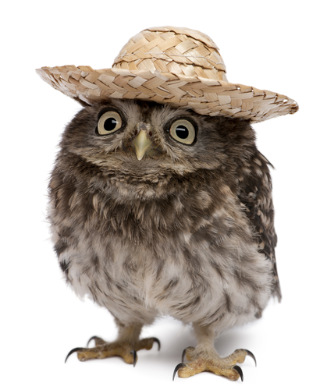
#> input picture test_images/bird.jpg, 320 x 390 px
$ python puzzle.py --image test_images/bird.jpg
#> lines starting #> are read from the running program, lines starting #| are printed output that depends on the picture
import argparse
import json
import random
from dataclasses import dataclass
from pathlib import Path

from PIL import Image, ImageOps


GRID_ROWS = 3
GRID_COLS = 3
TILE_SIZE = 128
SEED = 42


@dataclass
class Piece:
    image: Image.Image
    original_row: int
    original_col: int
    applied_rotation: int  # Δεξιόστροφες περιστροφές των 90°


def generate_puzzle(
    image_path: str,
    rows: int = GRID_ROWS,
    cols: int = GRID_COLS,
    seed: int | None = None,
) -> tuple[Image.Image, list[Piece]]:
#> called with image_path = 'test_images/bird.jpg', rows = 3, cols = 3, seed = 42
    if rows < 2 or cols < 2:
        raise ValueError("Οι γραμμές και οι στήλες πρέπει να είναι τουλάχιστον 2.")

    size = (cols * TILE_SIZE, rows * TILE_SIZE)

    with Image.open(image_path) as source:
#> source is the input picture: PIL image 320x390 RGB; mean R, G, B 191.6, 183.3, 175.9
        original = ImageOps.fit(source.convert("RGB"), size)
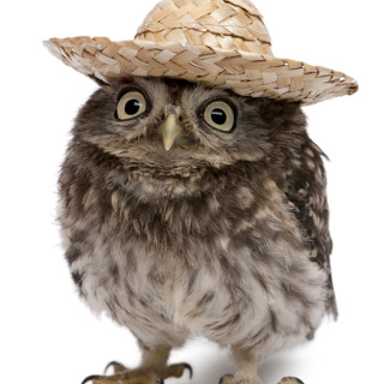
#> original: PIL image 384x384 RGB; mean R, G, B 180.3, 170.6, 162.2

    pieces = []

    for row in range(rows):
        for col in range(cols):
            x = col * TILE_SIZE
            y = row * TILE_SIZE
            tile = original.crop((x, y, x + TILE_SIZE, y + TILE_SIZE))
            pieces.append(Piece(tile, row, col, 0))
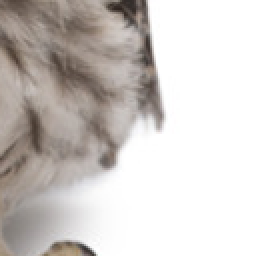
#> tile: PIL image 128x128 RGB (shown 2 times larger); mean R, G, B 206.3, 201.2, 197.9
#> after the loop, pieces = 9 items

    rng = random.Random(SEED if seed is None else seed)
    rng.shuffle(pieces)

    for piece in pieces:
        piece.applied_rotation = rng.randrange(4)
        piece.image = piece.image.rotate(-90 * piece.applied_rotation)
#> this loop made 9 passes
#> piece.applied_rotation on passes 1 to 9: 0, 3, 0, 0, 0, 1, 1, 0, 1
#> pass 1, in generate_puzzle, `piece.image = piece.image.rotate(-90 * piece.applied_rotation)`:
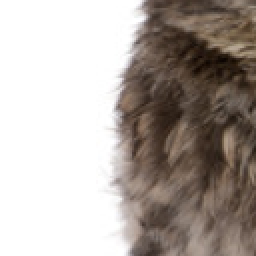
#> piece.image: PIL image 128x128 RGB (shown 2 times larger); mean R, G, B 176.6, 168.3, 162.5
#> pass 2, in generate_puzzle, `piece.image = piece.image.rotate(-90 * piece.applied_rotation)`:
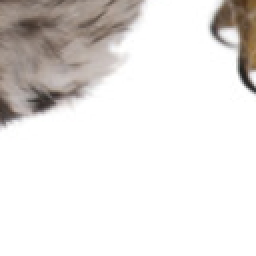
#> piece.image: PIL image 128x128 RGB (shown 2 times larger); mean R, G, B 229.9, 226.8, 224.8
#> pass 3, in generate_puzzle, `piece.image = piece.image.rotate(-90 * piece.applied_rotation)`:
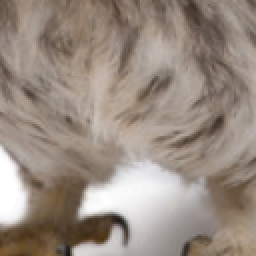
#> piece.image: PIL image 128x128 RGB (shown 2 times larger); mean R, G, B 153.2, 140.1, 129.6
#> after the loop:
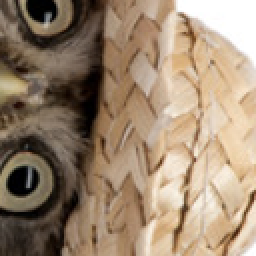
#> piece.image: PIL image 128x128 RGB (shown 2 times larger); mean R, G, B 155.5, 134.6, 112.3

    return original, pieces


def make_preview(
    pieces: list[Piece],
    rows: int = GRID_ROWS,
    cols: int = GRID_COLS,
) -> Image.Image:
    if len(pieces) != rows * cols:
        raise ValueError("Ο αριθμός κομματιών δεν ταιριάζει στο πλέγμα.")

    preview = Image.new(
        "RGB",
        (cols * TILE_SIZE, rows * TILE_SIZE),
    )

    for index, piece in enumerate(pieces):
        row, col = divmod(index, cols)
        preview.paste(
            piece.image,
            (col * TILE_SIZE, row * TILE_SIZE),
        )

    return preview


def save_puzzle(
    original: Image.Image,
    pieces: list[Piece],
    rows: int = GRID_ROWS,
    cols: int = GRID_COLS,
) -> None:
    if len(pieces) != rows * cols:
        raise ValueError("Ο αριθμός κομματιών δεν ταιριάζει στο πλέγμα.")

    output = Path("output")
    pieces_dir = output / "pieces"
    pieces_dir.mkdir(parents=True, exist_ok=True)

    # Αφαιρούμε κομμάτια προηγούμενου πλέγματος.
    for old_piece in pieces_dir.glob("piece_*.png"):
        old_piece.unlink()

    # Η προηγούμενη λύση δεν ισχύει για το νέο παζλ.
    for old_result in ("solution.json", "reconstructed.png"):
        (output / old_result).unlink(missing_ok=True)

    original.save(output / "original.png")
    make_preview(pieces, rows, cols).save(output / "shuffled.png")

    for index, piece in enumerate(pieces):
        piece.image.save(pieces_dir / f"piece_{index:02d}.png")

    ground_truth = [
        {
            "piece": index,
            "row": piece.original_row,
            "col": piece.original_col,
            "correct_turns": (-piece.applied_rotation) % 4,
        }
        for index, piece in enumerate(pieces)
    ]

    (output / "puzzle_config.json").write_text(
        json.dumps(
            {"rows": rows, "cols": cols, "tile_size": TILE_SIZE},
            indent=2,
        ),
        encoding="utf-8",
    )
    (output / "ground_truth.json").write_text(
        json.dumps(ground_truth, indent=2),
        encoding="utf-8",
    )

    print("Αποθηκεύτηκαν τα κομμάτια στον φάκελο output/pieces/")
    print("Η σωστή λύση, μόνο για αξιολόγηση:")

    for index, piece in enumerate(pieces):
        correction = (-piece.applied_rotation) % 4
        print(
            f"piece_{index:02d}: θέση "
            f"({piece.original_row}, {piece.original_col}), "
            f"διόρθωση περιστροφής {correction * 90}° δεξιόστροφα"
        )


if __name__ == "__main__":
    parser = argparse.ArgumentParser(description="Δημιουργία παζλ εικόνας")
    parser.add_argument("--image", default="input.jpg")
    parser.add_argument("--rows", type=int, default=GRID_ROWS)
    parser.add_argument("--cols", type=int, default=GRID_COLS)
    parser.add_argument("--seed", type=int, default=SEED)
    args = parser.parse_args()

    image_path = Path(args.image)
    if not image_path.exists():
        raise FileNotFoundError(f"Δεν βρέθηκε η εικόνα: {image_path}")

    original, pieces = generate_puzzle(
        str(image_path),
        args.rows,
        args.cols,
        args.seed,
    )
#> pieces = 9 items
    save_puzzle(original, pieces, args.rows, args.cols)
#> in make_preview, `preview = Image.new( "RGB", (cols * TILE_SIZE, rows * TILE_SIZE), )`: preview: PIL image 384x384 RGB; every value is 0
#> the loop in make_preview, `for index, piece in enumerate(pieces):` made 9 passes
#> (row, col) on passes 1 to 9: (0, 0), (0, 1), (0, 2), (1, 0), (1, 1), (1, 2), (2, 0), (2, 1), (2, 2)
#> after the loop in make_preview, `for index, piece in enumerate(pieces):`:
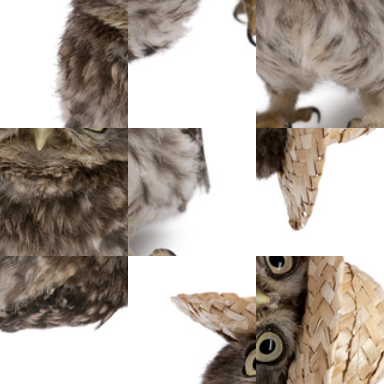
#> preview: PIL image 384x384 RGB; mean R, G, B 180.3, 170.6, 162.2
#> the loop in save_puzzle, `for index, piece in enumerate(pieces):` made 9 passes
#> the loop in save_puzzle, `for index, piece in enumerate(pieces):` made 9 passes
#| piece_00: θέση (1, 0), διόρθωση περιστροφής 0° δεξιόστροφα
#| piece_01: θέση (2, 0), διόρθωση περιστροφής 90° δεξιόστροφα
#| piece_02: θέση (2, 1), διόρθωση περιστροφής 0° δεξιόστροφα
#| piece_03: θέση (1, 1), διόρθωση περιστροφής 0° δεξιόστροφα
#| piece_04: θέση (2, 2), διόρθωση περιστροφής 0° δεξιόστροφα
#| piece_05: θέση (0, 2), διόρθωση περιστροφής 270° δεξιόστροφα
#| piece_06: θέση (1, 2), διόρθωση περιστροφής 270° δεξιόστροφα
#| piece_07: θέση (0, 0), διόρθωση περιστροφής 0° δεξιόστροφα
#> (further printed lines are left out)
